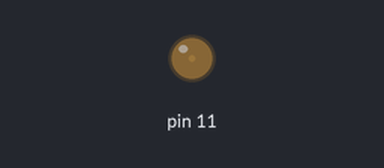
The sketch below on a simulated Arduino Uno, built with avr-gcc and run on an emulated ATmega328P. Parts: output pins drawn as LEDs (lit = HIGH).

Above: at 0.05 s.
At 0.5 s:
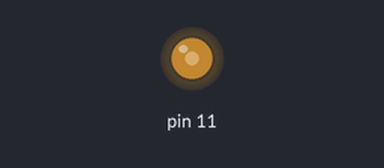
At 0.9 s:
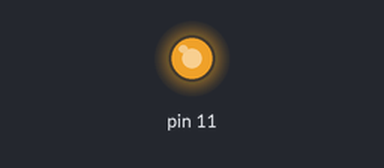
At 1.8 s:
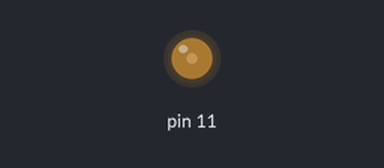
Timing chart, 0 to 4.8 s (numbered marks = the images above):
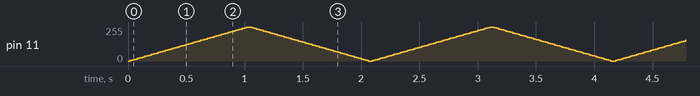

The sketch:

fade.ino
```cpp
void setup() {
  // put your setup code here, to run once:
  pinMode(11,OUTPUT);
}

void loop() {
  // put your main code here, to run repeatedly:
  int i;
  for(i=0;i<=255;i+=5)
    {analogWrite(11,i);
     delay(20);}
  for(i=255;i>=0;i-=5)
    {analogWrite(11,i);
     delay(20);}

}
```
